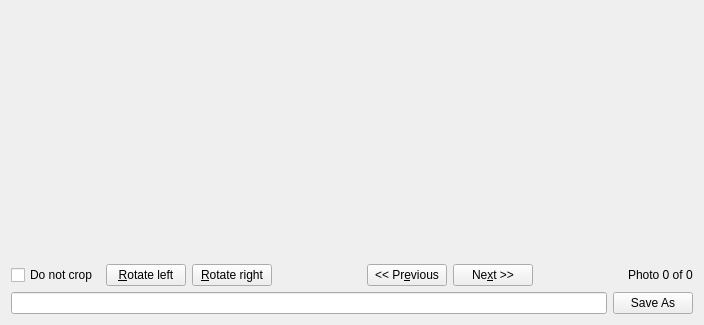
<?xml version="1.0" encoding="UTF-8"?>
<ui version="4.0">
 <class>CropPage</class>
 <widget class="QWidget" name="CropPage">
  <property name="geometry">
   <rect>
    <x>0</x>
    <y>0</y>
    <width>704</width>
    <height>325</height>
   </rect>
  </property>
  <layout class="QGridLayout" name="gridLayout">
   <item row="1" column="0">
    <layout class="QHBoxLayout" name="horizontalLayout">
     <item>
      <widget class="QCheckBox" name="m_disableCrop">
       <property name="whatsThis">
        <string>Do not crop photos, just scale them.</string>
       </property>
       <property name="text">
        <string>Do not crop</string>
       </property>
      </widget>
     </item>
     <item>
      <spacer name="horizontalSpacer">
       <property name="orientation">
        <enum>Qt::Horizontal</enum>
       </property>
       <property name="sizeHint" stdset="0">
        <size>
         <width>40</width>
         <height>20</height>
        </size>
       </property>
      </spacer>
     </item>
     <item>
      <widget class="QPushButton" name="BtnCropRotateLeft">
       <property name="toolTip">
        <string>Rotate photo to the left</string>
       </property>
       <property name="whatsThis">
        <string>Rotate photo to the left</string>
       </property>
       <property name="text">
        <string>&amp;Rotate left</string>
       </property>
      </widget>
     </item>
     <item>
      <widget class="QPushButton" name="BtnCropRotateRight">
       <property name="toolTip">
        <string>Rotate photo to the right</string>
       </property>
       <property name="whatsThis">
        <string>Rotate photo to the right</string>
       </property>
       <property name="text">
        <string>&amp;Rotate right</string>
       </property>
      </widget>
     </item>
     <item>
      <spacer>
       <property name="orientation">
        <enum>Qt::Horizontal</enum>
       </property>
       <property name="sizeType">
        <enum>QSizePolicy::Expanding</enum>
       </property>
       <property name="sizeHint" stdset="0">
        <size>
         <width>127</width>
         <height>16</height>
        </size>
       </property>
      </spacer>
     </item>
     <item>
      <widget class="QPushButton" name="BtnCropPrev">
       <property name="toolTip">
        <string>Previous photo</string>
       </property>
       <property name="whatsThis">
        <string>Previous photo</string>
       </property>
       <property name="text">
        <string>&lt;&lt; Pr&amp;evious</string>
       </property>
      </widget>
     </item>
     <item>
      <widget class="QPushButton" name="BtnCropNext">
       <property name="toolTip">
        <string>Next photo</string>
       </property>
       <property name="whatsThis">
        <string>Next photo</string>
       </property>
       <property name="text">
        <string>Ne&amp;xt &gt;&gt;</string>
       </property>
      </widget>
     </item>
     <item>
      <spacer>
       <property name="orientation">
        <enum>Qt::Horizontal</enum>
       </property>
       <property name="sizeType">
        <enum>QSizePolicy::Expanding</enum>
       </property>
       <property name="sizeHint" stdset="0">
        <size>
         <width>127</width>
         <height>16</height>
        </size>
       </property>
      </spacer>
     </item>
     <item>
      <widget class="QLabel" name="LblCropPhoto">
       <property name="sizePolicy">
        <sizepolicy hsizetype="MinimumExpanding" vsizetype="Fixed">
         <horstretch>0</horstretch>
         <verstretch>0</verstretch>
        </sizepolicy>
       </property>
       <property name="text">
        <string>Photo 0 of 0</string>
       </property>
       <property name="wordWrap">
        <bool>false</bool>
       </property>
      </widget>
     </item>
    </layout>
   </item>
      <item row="0" column="0">
    <widget class="KIPIPrintImagesPlugin::CropFrame" name="cropFrame" native="true">
     <property name="minimumSize">
      <size>
       <width>0</width>
       <height>201</height>
      </size>
      
     </property>
     
     <property name="whatsThis">
      <string>Move the box in order to crop photos so that they fit inside the photo sizes you have given.  
You can crop each image differently, or just click the 'Next' button to use the default crop 
setting for each photo.
Enable &quot;Do not crop&quot; to avoid cropping all of the photos.</string>
     </property>
    </widget>
   </item>
  <item row="2" column="0">
    <layout class="QHBoxLayout" name="horizontalLayout_2">
     <item>
      <widget class="QLineEdit" name="m_fileName"/>
     </item>
     <item>
      <widget class="QPushButton" name="BtnSaveAs">
       <property name="text">
        <string>Save As</string>
       </property>
       <property name="shortcut">
        <string>Ctrl+S</string>
       </property>
      </widget>
     </item>
    </layout>
   </item> 
  </layout>
 </widget>
 <customwidgets>
  <customwidget>
   <class>KIPIPrintImagesPlugin::CropFrame</class>
   <extends>QWidget</extends>
   <header>cropframe.h</header>
   <container>1</container>
  </customwidget>
 </customwidgets>
 <resources/>
 <connections/>
</ui>
